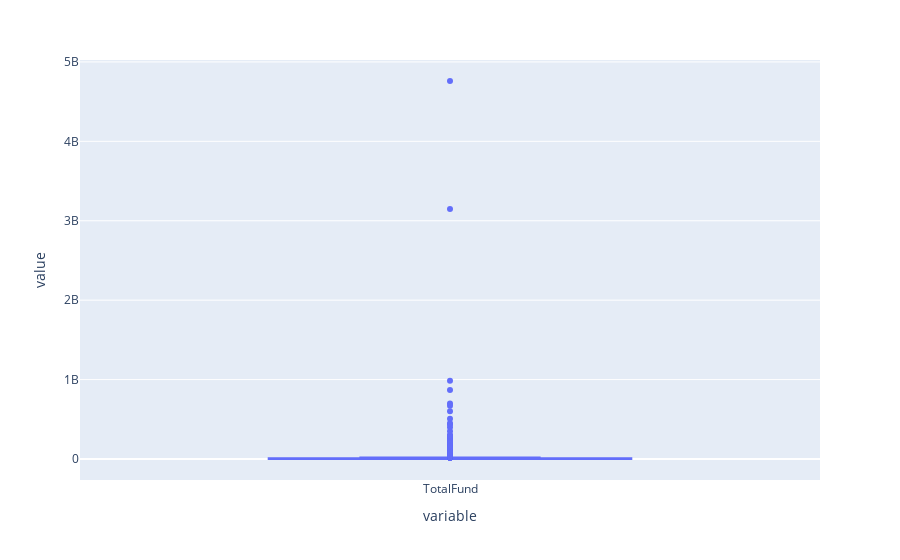

The code cell stored with this chart in its notebook:
### Markdown cell above
Only Few company have got More than 1B+ Dollar Funding

### Code cell
# finding Min and Max funding in Startup

fig = px.box(allMerge['TotalFund'])

fig.show()

### Figure 1 — Plotly figure (JSON) as saved in the notebook; plotly's stock layout.template omitted (floating-point values rounded to 4 significant figures; data arrays with more than 128 entries replaced by an {"elided": "..."} marker saying what was removed)
{"data": [{"alignmentgroup": "True", "hovertemplate": "variable=%{x}<br>value=%{y}<extra></extra>", "legendgroup": "", "marker": {"color": "#636efa"}, "name": "", "notched": false, "offsetgroup": "", "orientation": "v", "showlegend": false, "type": "box", "x": {"elided": "1684 str values"}, "x0": " ", "xaxis": "x", "y": {"elided": "1684 float values"}, "y0": " ", "yaxis": "y"}], "layout": {"boxmode": "group", "legend": {"tracegroupgap": 0}, "margin": {"t": 60}, "xaxis": {"anchor": "y", "domain": [0, 1], "title": {"text": "variable"}}, "yaxis": {"anchor": "x", "domain": [0, 1], "title": {"text": "value"}}}}
